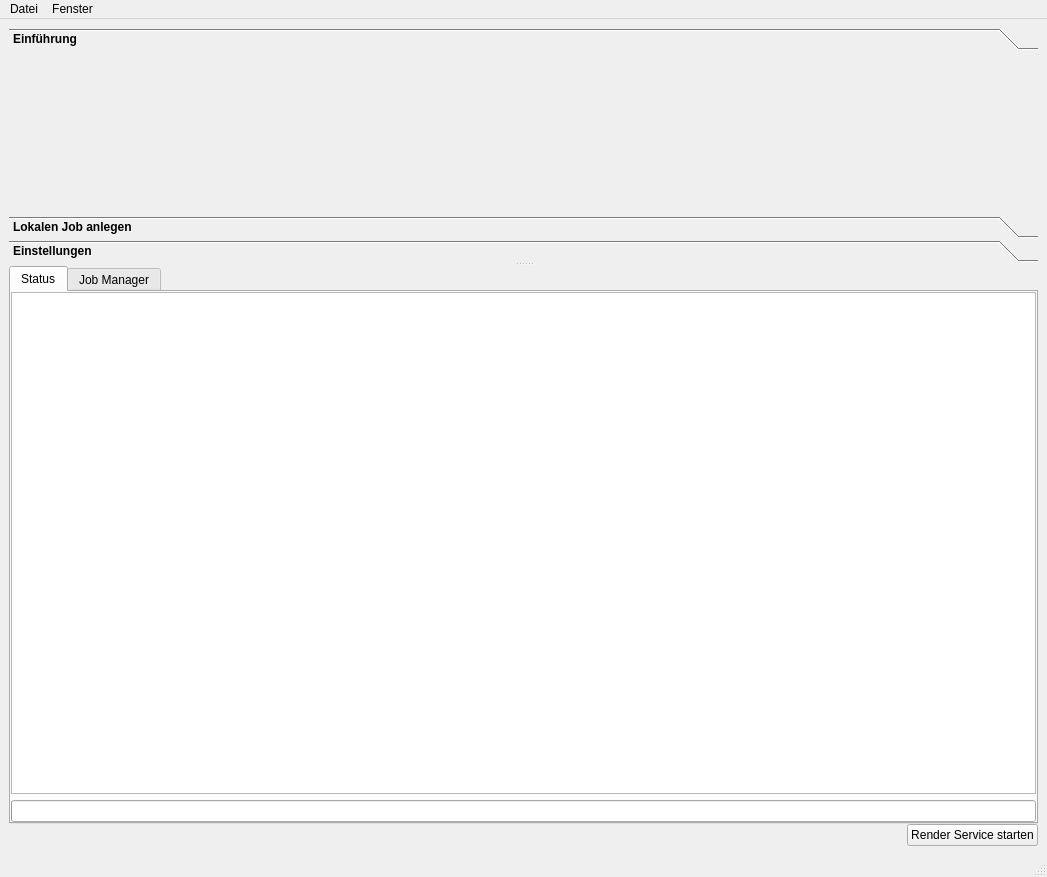
<?xml version="1.0" encoding="UTF-8"?>
<ui version="4.0">
 <class>MainWindow</class>
 <widget class="QMainWindow" name="MainWindow">
  <property name="geometry">
   <rect>
    <x>0</x>
    <y>0</y>
    <width>1047</width>
    <height>877</height>
   </rect>
  </property>
  <property name="windowTitle">
   <string>Pfad Äffchen</string>
  </property>
  <property name="windowIcon">
   <iconset>
    <normaloff>monkey.png</normaloff>monkey.png</iconset>
  </property>
  <widget class="QWidget" name="centralwidget">
   <layout class="QVBoxLayout" name="centralLayout">
    <property name="spacing">
     <number>0</number>
    </property>
    <property name="leftMargin">
     <number>9</number>
    </property>
    <property name="topMargin">
     <number>9</number>
    </property>
    <property name="rightMargin">
     <number>9</number>
    </property>
    <property name="bottomMargin">
     <number>9</number>
    </property>
    <item>
     <widget class="QSplitter" name="splitter">
      <property name="orientation">
       <enum>Qt::Vertical</enum>
      </property>
      <widget class="QToolBox" name="toolBox">
       <property name="sizePolicy">
        <sizepolicy hsizetype="Preferred" vsizetype="Preferred">
         <horstretch>0</horstretch>
         <verstretch>4</verstretch>
        </sizepolicy>
       </property>
       <property name="font">
        <font>
         <weight>75</weight>
         <bold>true</bold>
        </font>
       </property>
       <property name="currentIndex">
        <number>0</number>
       </property>
       <property name="tabSpacing">
        <number>2</number>
       </property>
       <widget class="QWidget" name="descPage">
        <property name="geometry">
         <rect>
          <x>0</x>
          <y>0</y>
          <width>1029</width>
          <height>146</height>
         </rect>
        </property>
        <attribute name="label">
         <string>Einführung</string>
        </attribute>
        <layout class="QVBoxLayout" name="verticalLayout_6">
         <item alignment="Qt::AlignTop">
          <widget class="QLabel" name="label_desc">
           <property name="sizePolicy">
            <sizepolicy hsizetype="MinimumExpanding" vsizetype="MinimumExpanding">
             <horstretch>0</horstretch>
             <verstretch>0</verstretch>
            </sizepolicy>
           </property>
           <property name="minimumSize">
            <size>
             <width>840</width>
             <height>120</height>
            </size>
           </property>
           <property name="font">
            <font>
             <weight>50</weight>
             <italic>false</italic>
             <bold>false</bold>
            </font>
           </property>
           <property name="text">
            <string/>
           </property>
           <property name="scaledContents">
            <bool>true</bool>
           </property>
           <property name="wordWrap">
            <bool>true</bool>
           </property>
          </widget>
         </item>
        </layout>
       </widget>
       <widget class="QWidget" name="scenePage">
        <property name="geometry">
         <rect>
          <x>0</x>
          <y>0</y>
          <width>1003</width>
          <height>224</height>
         </rect>
        </property>
        <attribute name="label">
         <string>Lokalen Job anlegen</string>
        </attribute>
        <layout class="QVBoxLayout" name="verticalLayout_4">
         <item>
          <layout class="QHBoxLayout" name="horizontalLayout_3">
           <item alignment="Qt::AlignTop">
            <widget class="QLabel" name="label">
             <property name="font">
              <font>
               <weight>50</weight>
               <bold>false</bold>
              </font>
             </property>
             <property name="text">
              <string>Pfad zur CSB Datei *.csb oder zur MayaBinary *.mb angeben:</string>
             </property>
            </widget>
           </item>
           <item alignment="Qt::AlignTop">
            <widget class="QToolButton" name="sceneFileBtn">
             <property name="font">
              <font>
               <weight>50</weight>
               <bold>false</bold>
              </font>
             </property>
             <property name="text">
              <string>...</string>
             </property>
            </widget>
           </item>
          </layout>
         </item>
         <item alignment="Qt::AlignTop">
          <widget class="QLabel" name="sceneLabel">
           <property name="font">
            <font>
             <weight>50</weight>
             <italic>true</italic>
             <bold>false</bold>
            </font>
           </property>
           <property name="text">
            <string>Keine Datei gewählt.</string>
           </property>
          </widget>
         </item>
         <item>
          <layout class="QHBoxLayout" name="horizontalLayout">
           <item alignment="Qt::AlignTop">
            <widget class="QLabel" name="label_2">
             <property name="font">
              <font>
               <weight>50</weight>
               <bold>false</bold>
              </font>
             </property>
             <property name="text">
              <string>Pfad zum Render Ausgabe Verzeichnis angeben:</string>
             </property>
            </widget>
           </item>
           <item alignment="Qt::AlignTop">
            <widget class="QToolButton" name="renderPathBtn">
             <property name="font">
              <font>
               <weight>50</weight>
               <bold>false</bold>
              </font>
             </property>
             <property name="text">
              <string>...</string>
             </property>
            </widget>
           </item>
          </layout>
         </item>
         <item alignment="Qt::AlignTop">
          <widget class="QLabel" name="pathLabel">
           <property name="font">
            <font>
             <weight>50</weight>
             <italic>true</italic>
             <bold>false</bold>
            </font>
           </property>
           <property name="text">
            <string>Kein Verzeichnis festgelegt.</string>
           </property>
          </widget>
         </item>
         <item>
          <layout class="QHBoxLayout" name="horizontalLayout_4">
           <item alignment="Qt::AlignLeft|Qt::AlignTop">
            <widget class="QLabel" name="label_5">
             <property name="font">
              <font>
               <weight>50</weight>
               <bold>false</bold>
              </font>
             </property>
             <property name="text">
              <string>Renderer:</string>
             </property>
            </widget>
           </item>
           <item alignment="Qt::AlignRight|Qt::AlignTop">
            <widget class="QComboBox" name="comboBox_renderer">
             <property name="font">
              <font>
               <weight>50</weight>
               <italic>true</italic>
               <bold>false</bold>
              </font>
             </property>
            </widget>
           </item>
          </layout>
         </item>
         <item>
          <widget class="QPushButton" name="startBtn">
           <property name="text">
            <string>Lokalen Job hinzufügen</string>
           </property>
          </widget>
         </item>
        </layout>
       </widget>
       <widget class="QWidget" name="settingsPage">
        <property name="geometry">
         <rect>
          <x>0</x>
          <y>0</y>
          <width>1029</width>
          <height>146</height>
         </rect>
        </property>
        <attribute name="label">
         <string>Einstellungen</string>
        </attribute>
        <layout class="QVBoxLayout" name="verticalLayout_9">
         <item>
          <layout class="QHBoxLayout" name="horizontalLayout_5">
           <item alignment="Qt::AlignLeft">
            <widget class="QLabel" name="label_4">
             <property name="font">
              <font>
               <weight>50</weight>
               <bold>false</bold>
              </font>
             </property>
             <property name="text">
              <string>Maya Version:</string>
             </property>
            </widget>
           </item>
           <item alignment="Qt::AlignRight">
            <widget class="QComboBox" name="comboBox_version">
             <property name="font">
              <font>
               <weight>50</weight>
               <italic>true</italic>
               <bold>false</bold>
              </font>
             </property>
            </widget>
           </item>
          </layout>
         </item>
         <item>
          <layout class="QHBoxLayout" name="horizontalLayout_2">
           <item>
            <widget class="QLabel" name="label_3">
             <property name="font">
              <font>
               <weight>50</weight>
               <bold>false</bold>
              </font>
             </property>
             <property name="text">
              <string>Gültige IP Subnetze</string>
             </property>
            </widget>
           </item>
           <item>
            <widget class="QLineEdit" name="lineEditSubnet">
             <property name="font">
              <font>
               <weight>50</weight>
               <italic>true</italic>
               <bold>false</bold>
              </font>
             </property>
             <property name="text">
              <string/>
             </property>
             <property name="placeholderText">
              <string>192.168.178;192.168.13;</string>
             </property>
            </widget>
           </item>
          </layout>
         </item>
         <item>
          <widget class="QCheckBox" name="enableQueue">
           <property name="font">
            <font>
             <weight>50</weight>
             <bold>false</bold>
            </font>
           </property>
           <property name="text">
            <string>Warteschlange abarbeiten - De-/ oder Aktiviert die weitere Bearbeitung von Jobs in der Warteschlange</string>
           </property>
           <property name="checked">
            <bool>true</bool>
           </property>
          </widget>
         </item>
        </layout>
       </widget>
      </widget>
      <widget class="QWidget" name="bottomWidget" native="true">
       <property name="sizePolicy">
        <sizepolicy hsizetype="Preferred" vsizetype="Preferred">
         <horstretch>0</horstretch>
         <verstretch>8</verstretch>
        </sizepolicy>
       </property>
       <layout class="QVBoxLayout" name="verticalLayout">
        <property name="spacing">
         <number>0</number>
        </property>
        <property name="leftMargin">
         <number>0</number>
        </property>
        <property name="topMargin">
         <number>0</number>
        </property>
        <property name="rightMargin">
         <number>0</number>
        </property>
        <property name="bottomMargin">
         <number>0</number>
        </property>
        <item>
         <widget class="QTabWidget" name="tabWidget">
          <property name="sizePolicy">
           <sizepolicy hsizetype="Expanding" vsizetype="Expanding">
            <horstretch>0</horstretch>
            <verstretch>8</verstretch>
           </sizepolicy>
          </property>
          <property name="tabPosition">
           <enum>QTabWidget::North</enum>
          </property>
          <property name="currentIndex">
           <number>0</number>
          </property>
          <widget class="QWidget" name="status_tab">
           <attribute name="title">
            <string>Status</string>
           </attribute>
           <layout class="QVBoxLayout" name="verticalLayout_3">
            <property name="leftMargin">
             <number>0</number>
            </property>
            <property name="topMargin">
             <number>0</number>
            </property>
            <property name="rightMargin">
             <number>0</number>
            </property>
            <property name="bottomMargin">
             <number>0</number>
            </property>
            <item>
             <widget class="QTextBrowser" name="statusBrowser"/>
            </item>
            <item>
             <widget class="QProgressBar" name="progressBar">
              <property name="value">
               <number>0</number>
              </property>
              <property name="alignment">
               <set>Qt::AlignCenter</set>
              </property>
              <property name="textVisible">
               <bool>true</bool>
              </property>
              <property name="orientation">
               <enum>Qt::Horizontal</enum>
              </property>
              <property name="invertedAppearance">
               <bool>false</bool>
              </property>
              <property name="textDirection">
               <enum>QProgressBar::TopToBottom</enum>
              </property>
              <property name="format">
               <string/>
              </property>
             </widget>
            </item>
           </layout>
          </widget>
          <widget class="QWidget" name="job_tab">
           <attribute name="title">
            <string>Job Manager</string>
           </attribute>
           <layout class="QVBoxLayout" name="verticalLayout_2">
            <property name="leftMargin">
             <number>0</number>
            </property>
            <property name="topMargin">
             <number>0</number>
            </property>
            <property name="rightMargin">
             <number>0</number>
            </property>
            <property name="bottomMargin">
             <number>0</number>
            </property>
            <item>
             <widget class="QTreeWidget" name="widgetJobManager">
              <property name="sortingEnabled">
               <bool>true</bool>
              </property>
              <column>
               <property name="text">
                <string>#</string>
               </property>
              </column>
              <column>
               <property name="text">
                <string>Job Titel</string>
               </property>
              </column>
              <column>
               <property name="text">
                <string>Szenendatei</string>
               </property>
              </column>
              <column>
               <property name="text">
                <string>Ausgabeverzeichnis</string>
               </property>
              </column>
              <column>
               <property name="text">
                <string>Progress</string>
               </property>
              </column>
              <column>
               <property name="text">
                <string>Klient</string>
               </property>
              </column>
              <column>
               <property name="text">
                <string>Funktion</string>
               </property>
              </column>
              <column>
               <property name="text">
                <string>Bestätigung</string>
               </property>
              </column>
             </widget>
            </item>
           </layout>
          </widget>
         </widget>
        </item>
       </layout>
      </widget>
     </widget>
    </item>
    <item>
     <layout class="QHBoxLayout" name="bottomLayout">
      <property name="spacing">
       <number>0</number>
      </property>
      <item>
       <layout class="QHBoxLayout" name="ledLayout">
        <property name="spacing">
         <number>0</number>
        </property>
        <property name="leftMargin">
         <number>0</number>
        </property>
        <property name="topMargin">
         <number>0</number>
        </property>
        <property name="rightMargin">
         <number>0</number>
        </property>
        <property name="bottomMargin">
         <number>0</number>
        </property>
       </layout>
      </item>
      <item>
       <spacer name="horizontalSpacer">
        <property name="orientation">
         <enum>Qt::Horizontal</enum>
        </property>
        <property name="sizeHint" stdset="0">
         <size>
          <width>40</width>
          <height>20</height>
         </size>
        </property>
       </spacer>
      </item>
      <item alignment="Qt::AlignRight">
       <widget class="QPushButton" name="startRenderService">
        <property name="text">
         <string>Render Service starten</string>
        </property>
        <property name="icon">
         <iconset>
          <normaloff>checkmark.png</normaloff>
          <normalon>close.png</normalon>checkmark.png</iconset>
        </property>
        <property name="checkable">
         <bool>true</bool>
        </property>
        <property name="checked">
         <bool>false</bool>
        </property>
       </widget>
      </item>
     </layout>
    </item>
   </layout>
  </widget>
  <widget class="QMenuBar" name="menubar">
   <property name="geometry">
    <rect>
     <x>0</x>
     <y>0</y>
     <width>1047</width>
     <height>31</height>
    </rect>
   </property>
   <widget class="QMenu" name="menuDatei">
    <property name="title">
     <string>Datei</string>
    </property>
    <addaction name="actionReport"/>
    <addaction name="actionBeenden"/>
   </widget>
   <widget class="QMenu" name="menuFenster">
    <property name="title">
     <string>Fenster</string>
    </property>
    <addaction name="actionToggleWatcher"/>
   </widget>
   <addaction name="menuDatei"/>
   <addaction name="menuFenster"/>
  </widget>
  <widget class="QStatusBar" name="statusbar">
   <property name="sizeGripEnabled">
    <bool>true</bool>
   </property>
  </widget>
  <action name="actionBeenden">
   <property name="text">
    <string>Beenden</string>
   </property>
  </action>
  <action name="actionToggleWatcher">
   <property name="checkable">
    <bool>true</bool>
   </property>
   <property name="checked">
    <bool>true</bool>
   </property>
   <property name="text">
    <string>Bildprozess Fenster</string>
   </property>
  </action>
  <action name="actionReport">
   <property name="text">
    <string>Report speichern</string>
   </property>
  </action>
 </widget>
 <resources/>
 <connections/>
</ui>
